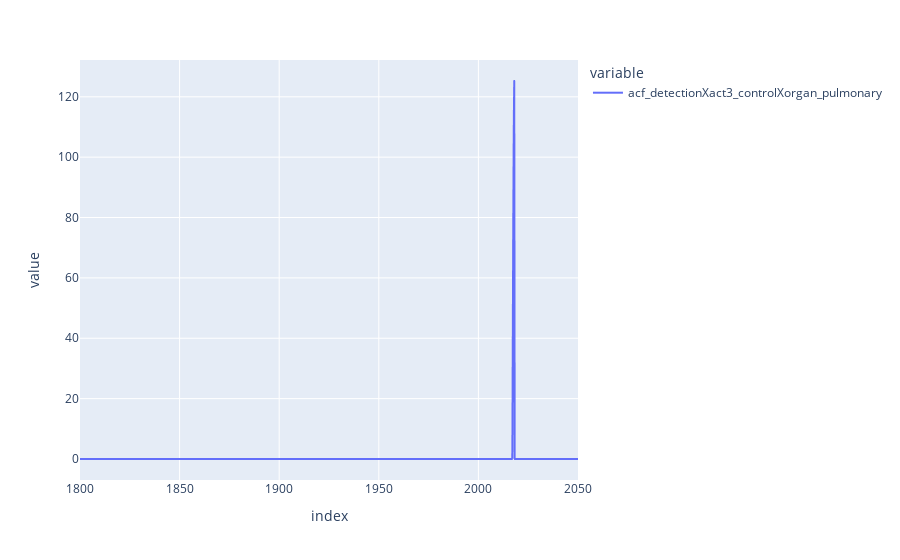

The notebook cell saved with this chart:
### Code cell
derived_df_0['acf_detectionXact3_controlXorgan_pulmonary'].plot()

### Figure 1 — Plotly figure (JSON) as saved in the notebook; plotly's stock layout.template omitted (floating-point values rounded to 4 significant figures; data arrays with more than 128 entries replaced by an {"elided": "..."} marker saying what was removed)
{"data": [{"hovertemplate": "variable=acf_detectionXact3_controlXorgan_pulmonary<br>index=%{x}<br>value=%{y}<extra></extra>", "legendgroup": "acf_detectionXact3_controlXorgan_pulmonary", "line": {"color": "#636efa", "dash": "solid"}, "marker": {"symbol": "circle"}, "mode": "lines", "name": "acf_detectionXact3_controlXorgan_pulmonary", "showlegend": true, "type": "scattergl", "x": {"elided": "2501 float values"}, "xaxis": "x", "y": {"elided": "2501 float values"}, "yaxis": "y"}], "layout": {"legend": {"title": {"text": "variable"}, "tracegroupgap": 0}, "margin": {"t": 60}, "xaxis": {"anchor": "y", "domain": [0, 1], "title": {"text": "index"}}, "yaxis": {"anchor": "x", "domain": [0, 1], "title": {"text": "value"}}}}
